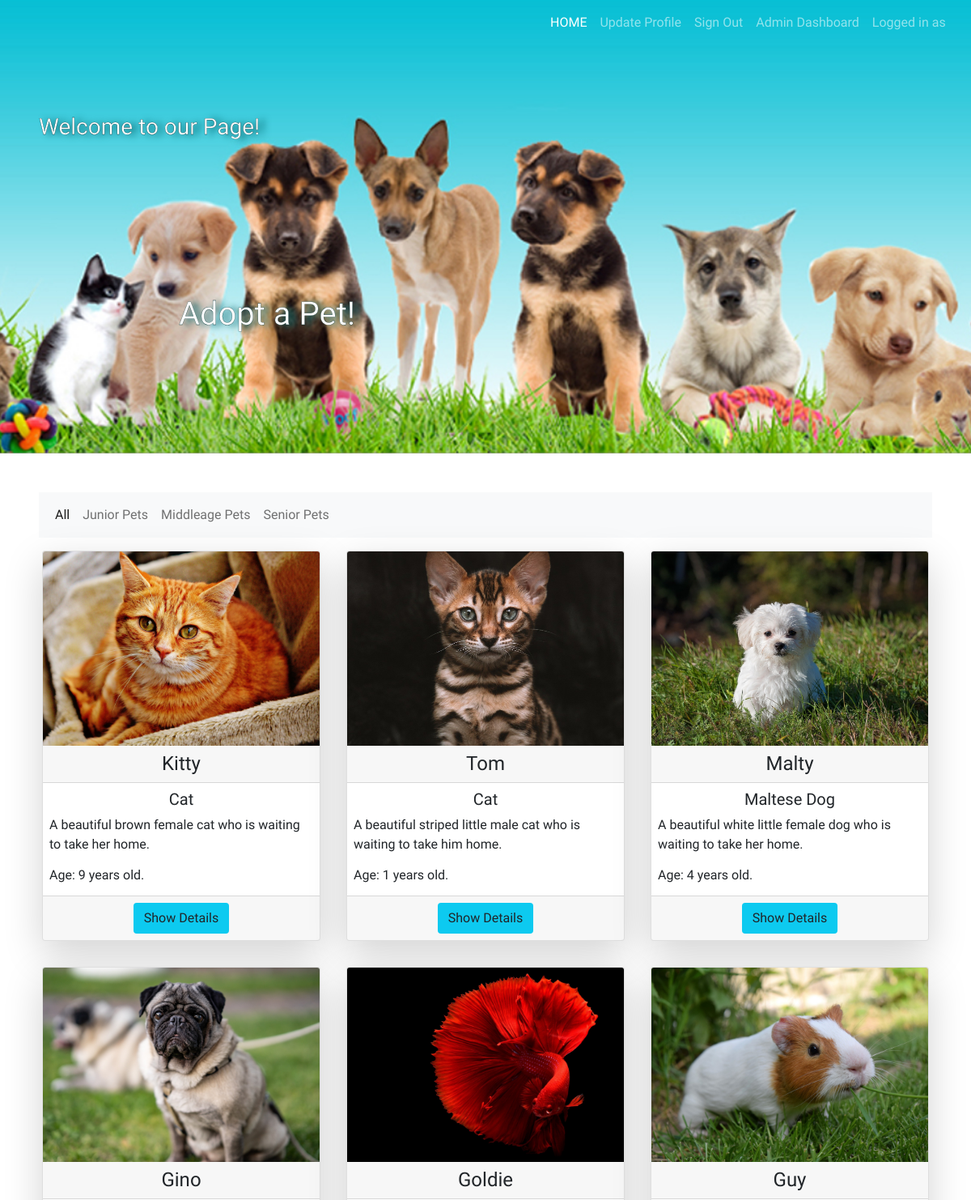
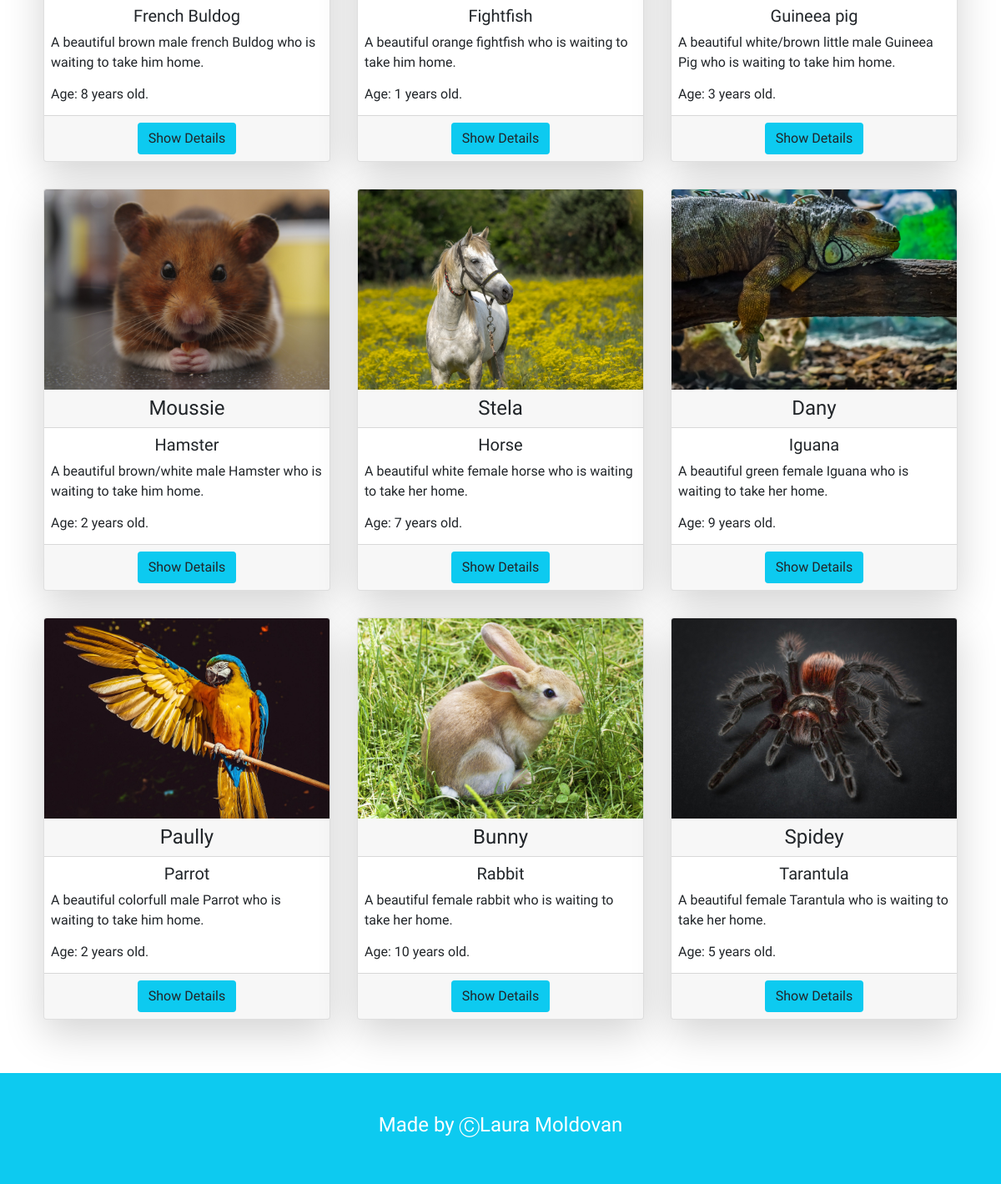
The page /home.php (signed in) on the database its author committed (2 pictures, top to bottom).
### tables this page shows
CREATE TABLE `animals` (
  `id` int(11) NOT NULL PRIMARY KEY AUTO_INCREMENT,
  `name` varchar(255) NOT NULL,
  `breed` varchar(50) NOT NULL,
  `size` varchar(50) NOT NULL,
  `location` varchar(255) NOT NULL,
  `description` varchar(255) NOT NULL,
  `hobby` varchar(50) NOT NULL,
  `age` INT NOT NULL,
  `picture` varchar(255) DEFAULT NULL,
  `status` BOOLEAN DEFAULT 1
);

### home.php (the view, shortened to what this page needs)
<?php
require 'components/db_connect.php';
$sql = "SELECT * FROM animals";
$result = mysqli_query($connect, $sql);
$tbody = '';
if (mysqli_num_rows($result) > 0) {
    while ($row = mysqli_fetch_array($result, MYSQLI_ASSOC)) {
        $tbody .= "
        <div class='col p-3'>
            <div class='card p-0 shadow-lg bg-body rounded all-animals'>
                <img class='card-img-top' src='pictures/animals/" . $row['picture'] . "'alt='" . $row['name'] . "'>
                <h4 class='card-header text-center'>" . $row['name'] . "</h4>
                <div class='card-body p-2'>
                    <p class='h5 card-text text-center'>" . $row['breed'] . "</p>
                    <p class='card-text'>" . $row['description'] . "</p>
                    <p class='h6'>
                    Age: " . $row['age'] . " years old.
                    </p>
                </div>
                <div class='card-footer text-center'>
                   <a class='btn btn-small bg-info' href='details.php?id=" . $row['id'] . "'>Show Details</a>
                </div>
            </div>
        </div>";
    }
} else {
    $tbody =  "<tr><td colspan='5'><center>No Data Available </center></td></tr>";
};
$filter1 = "<=2";
$filter2 = ">2 AND age<8";
$filter3 = ">=8";
?>
<!DOCTYPE html>
<html lang="en">
<head>
    <?php require_once 'components/boot.php' ?>
    <link rel="stylesheet" type='text/css' href="css/style.css" />
</head>
<body>
    <header>
        <ul class="nav menu">
            <nav class="navbar navbar-expand-lg navbar-dark">
                <div class="container-fluid">
                    <div class="collapse navbar-collapse" id="navbarNav">
                        <ul class="navbar-nav">
                            <li class="nav-item">
                                <a class="nav-link active" aria-current="page" href="home.php">
                                    HOME
                                </a>
                            </li>
                            <li class="nav-item">
                                <a class="nav-link" href="update.php?id=<?php echo $row1['id'] ?>">
                                    Update Profile
                                </a>
                            </li>
                            <li class="nav-item">
                                <a class="nav-link" href="logout.php?logout">Sign Out</a>
                            </li>
                            <?php if (isset($_SESSION['adm']))
                                echo "<li class='nav-item'>
                                 <a class='nav-link' href='dashBoard.php'>Admin Dashboard</a></li>"
                            ?>
                            <li class="nav-item">
                                <a class="nav-link" href="#">Logged in as </br><?php
                                                                                ?></a>
                            </li>
                        </ul>
                    </div>
                </div>
            </nav>
        </ul>
        <div class="hero p-5">
            <h3>
                Welcome to our Page!
            </h3>
            <h1 class="text-center">
                Adopt a Pet!
            </h1>
        </div>
    </header>
    <main class="p-5">
        <nav class="navbar navbar-expand-lg navbar-light bg-light">
            <div class="container-fluid">
                <div class="collapse navbar-collapse" id="navbarNavAltMarkup">
                    <div class="navbar-nav">
                        <a class="nav-link active" aria-current="page" href="home.php">All</a>
                        <a class="nav-link" href="filter.php?id=<?php echo $filter1 ?>">Junior Pets</a>
                        <a class="nav-link" href="filter.php?id=<?php echo $filter2 ?>">Middleage Pets</a>
                        <a class="nav-link" href="filter.php?id=<?php echo $filter3 ?>">Senior Pets</a>
                    </div>
                </div>
            </div>
        </nav>
         <div class="row row-cols-1 row-cols-sm-2 row-cols-md-3 cont">
            <?= $tbody; ?>
        </div>
    </main>
    <footer class="p-5 bg-info">
        <p class="h4 text-center text-white">Made by <a href="#">&#x24B8Laura Moldovan</a></p>
    </footer>
</body>
</html>

### css/style.css (style rules this page uses)
body { font-family: 'Acme', sans-serif; }
header { background-image: url("../pictures/hero.jpg"); background-repeat: no-repeat; background-position: center; background-size: cover; }
.menu { position: relative; float: right; width: 45vw; }
.menu a { color: white; }
.hero { height: 70vh; display: flex; flex-direction: column; justify-content: space-around; -webkit-text-stroke: 0.3px #0a373a; text-shadow: 7px 1px 9px #05666d; color: white; }
.all-animals img { width: 100%; height: 20vw; object-fit: cover; }
footer a { text-decoration: none; color: white; }

### rows shown on the page
animals: picture (picture), name "Kitty", breed "Cat", description "A beautiful brown female cat who is waiting to take her home.", age "9"
animals: picture (picture), name "Tom", breed "Cat", description "A beautiful striped little male cat who is waiting to take him home.", age "1"
animals: picture (picture), name "Malty", breed "Maltese Dog", description "A beautiful white little female dog who is waiting to take her home.", age "4"
animals: picture (picture), name "Gino", breed "French Buldog", description "A beautiful brown male french Buldog who is waiting to take him home.", age "8"
animals: picture (picture), name "Goldie", breed "Fightfish", description "A beautiful orange fightfish who is waiting to take him home.", age "1"
animals: picture (picture), name "Guy", breed "Guineea pig", description "A beautiful white/brown little male Guineea Pig who is waiting to take him home.", age "3"
animals: picture (picture), name "Moussie", breed "Hamster", description "A beautiful brown/white male Hamster who is waiting to take him home.", age "2"
animals: picture (picture), name "Stela", breed "Horse", description "A beautiful white female horse who is waiting to take her home.", age "7"
animals: picture (picture), name "Dany", breed "Iguana", description "A beautiful green female Iguana who is waiting to take her home.", age "9"
animals: picture (picture), name "Paully", breed "Parrot", description "A beautiful colorfull male Parrot who is waiting to take him home.", age "2"
animals: picture (picture), name "Bunny", breed "Rabbit", description "A beautiful female rabbit who is waiting to take her home.", age "10"
animals: picture (picture), name "Spidey", breed "Tarantula", description "A beautiful female Tarantula who is waiting to take her home.", age "5"
